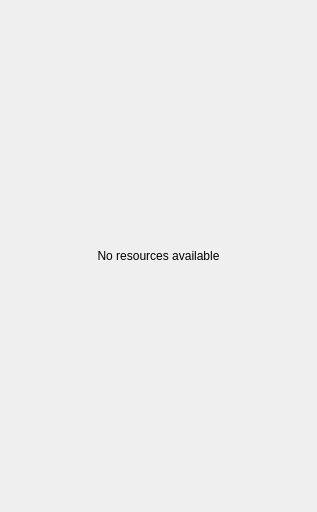
<?xml version="1.0" encoding="UTF-8"?>
<ui version="4.0">
 <class>ResourceLibrary</class>
 <widget class="QDockWidget" name="ResourceLibrary">
  <property name="geometry">
   <rect>
    <x>0</x>
    <y>0</y>
    <width>317</width>
    <height>512</height>
   </rect>
  </property>
  <property name="contextMenuPolicy">
   <enum>Qt::DefaultContextMenu</enum>
  </property>
  <property name="acceptDrops">
   <bool>true</bool>
  </property>
  <property name="features">
   <set>QDockWidget::AllDockWidgetFeatures</set>
  </property>
  <property name="allowedAreas">
   <set>Qt::AllDockWidgetAreas</set>
  </property>
  <property name="windowTitle">
   <string>Resource Library</string>
  </property>
  <widget class="QWidget" name="dockWidgetContents">
   <property name="minimumSize">
    <size>
     <width>100</width>
     <height>100</height>
    </size>
   </property>
   <layout class="QGridLayout" name="gridLayout">
    <item row="0" column="0">
     <widget class="QStackedWidget" name="stackedWidget">
      <property name="sizePolicy">
       <sizepolicy hsizetype="Expanding" vsizetype="Expanding">
        <horstretch>0</horstretch>
        <verstretch>0</verstretch>
       </sizepolicy>
      </property>
      <property name="contextMenuPolicy">
       <enum>Qt::CustomContextMenu</enum>
      </property>
      <property name="currentIndex">
       <number>0</number>
      </property>
      <widget class="QLabel" name="info">
       <property name="sizePolicy">
        <sizepolicy hsizetype="Expanding" vsizetype="Expanding">
         <horstretch>0</horstretch>
         <verstretch>0</verstretch>
        </sizepolicy>
       </property>
       <property name="autoFillBackground">
        <bool>false</bool>
       </property>
       <property name="frameShape">
        <enum>QFrame::NoFrame</enum>
       </property>
       <property name="text">
        <string>No resources available</string>
       </property>
       <property name="alignment">
        <set>Qt::AlignCenter</set>
       </property>
       <property name="wordWrap">
        <bool>true</bool>
       </property>
      </widget>
      <widget class="QTreeView" name="view">
       <property name="selectionMode">
        <enum>QAbstractItemView::ExtendedSelection</enum>
       </property>
       <property name="indentation">
        <number>20</number>
       </property>
       <property name="allColumnsShowFocus">
        <bool>true</bool>
       </property>
       <attribute name="headerVisible">
        <bool>false</bool>
       </attribute>
      </widget>
     </widget>
    </item>
   </layout>
  </widget>
 </widget>
 <resources/>
 <connections/>
</ui>
